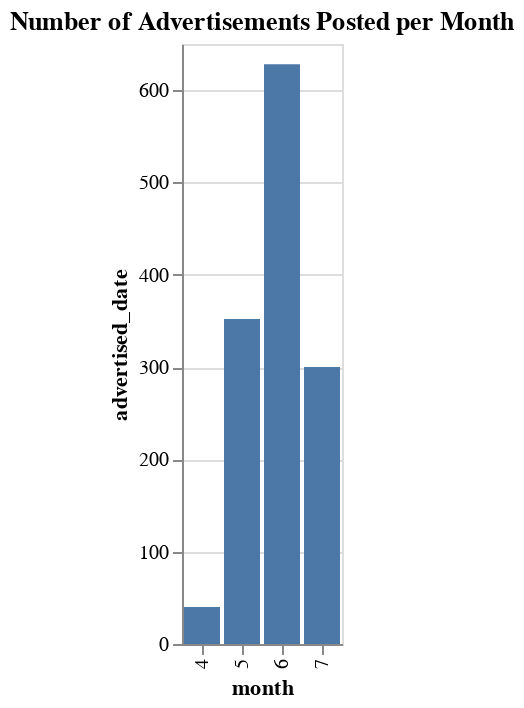

Notebook code cell kept with this figure:
### Code cell
# prompt: now first convert the "advertised_date" into date and time then create a visualization of the month when most of the advertisements have been posted


# Print the column names
df.columns


# Print data types of each column in the training dataset
df.dtypes


# Convert 'advertised_date' to datetime objects
df['advertised_date'] = pd.to_datetime(df['advertised_date'])

# Extract the month from the 'advertised_date' column
df['month'] = df['advertised_date'].dt.month

# Group by month and count the number of advertisements in each month
monthly_counts = df.groupby('month')['advertised_date'].count()

# Create a bar chart visualization
alt.Chart(monthly_counts.reset_index()).mark_bar().encode(
    x='month:O',
    y='advertised_date:Q'
).properties(
    title='Number of Advertisements Posted per Month'
).show()

### Figure 1 — Vega-Lite specification as saved in the notebook (floating-point values rounded to 4 significant figures)
{"config": {"view": {"continuousWidth": 300, "continuousHeight": 300}}, "data": {"name": "data-6dd06398a4bd401fdc421ba02174785d"}, "mark": {"type": "bar"}, "encoding": {"x": {"field": "month", "type": "ordinal"}, "y": {"field": "advertised_date", "type": "quantitative"}}, "title": "Number of Advertisements Posted per Month", "$schema": "https://vega.github.io/schema/vega-lite/v5.20.1.json", "datasets": {"data-6dd06398a4bd401fdc421ba02174785d": [{"month": 4, "advertised_date": 40}, {"month": 5, "advertised_date": 352}, {"month": 6, "advertised_date": 628}, {"month": 7, "advertised_date": 300}]}}
